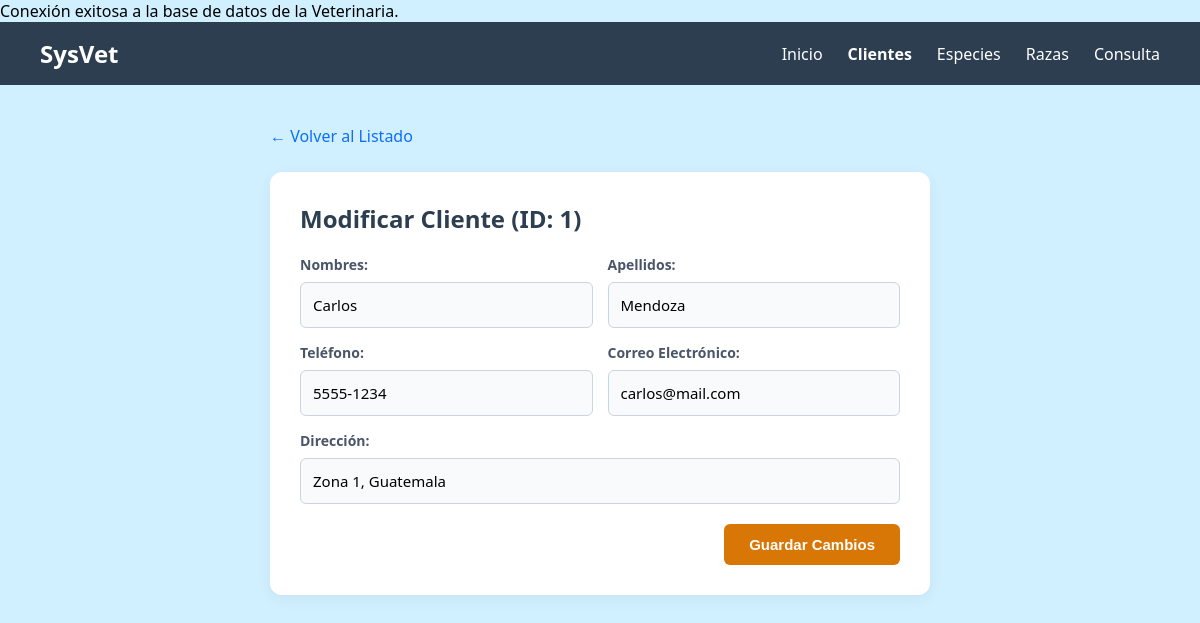
The page /editar_cliente.php?id=1 on the database its author committed.
### tables this page shows
CREATE TABLE CLIENTE (
    id_cliente INT NOT NULL,
    nombres VARCHAR(100) NOT NULL,
    apellidos VARCHAR(100) NOT NULL,
    telefono VARCHAR(20) NOT NULL,
    correo VARCHAR(100),
    direccion VARCHAR(200),
    CONSTRAINT PK_CLIENTE PRIMARY KEY (id_cliente)
);

### editar_cliente.php (the view, shortened to what this page needs)
<?php
require_once 'conexion.php';
$cliente = null;
if (isset($_GET['id'])) {
    $id = (int)$_GET['id'];
    try {
        $stmt = $pdo->prepare("SELECT id_cliente, nombres, apellidos, telefono, correo, direccion FROM CLIENTE WHERE id_cliente = :id");
        $stmt->execute([':id' => $id]);
        $cliente = $stmt->fetch();
    } catch (\PDOException $e) {
        die("Error: " . $e->getMessage());
    }
} else {
    header("Location: clientes.php");
    exit;
}
?>
<!DOCTYPE html>
<html lang="es">
<head>
</head>
<body>
    <nav class="navbar">
        <a href="index.php" class="navbar-brand">SysVet</a>
        <ul class="navbar-menu">
            <li><a href="index.php">Inicio</a></li>
            <li><a href="clientes.php" style="font-weight: bold;">Clientes</a></li>
            <li><a href="especies.php">Especies</a></li>
            <li><a href="razas.php">Razas</a></li>
            <li><a href="consulta.php">Consulta</a></li>
        </ul>
    </nav>
    <div class="container">
        <a href="clientes.php" class="btn-regresar">← Volver al Listado</a>
        <div class="card-custom">
            <h2 class="card-title">Modificar Cliente (ID: <?php echo $cliente['id_cliente']; ?>)</h2>
            <form action="editar_cliente.php" method="POST">
                <div class="form-grid">
                    <div class="form-group">
                        <label for="nombres">Nombres:</label>
                        <input type="text" name="nombres" id="nombres" class="form-control" value="<?php echo htmlspecialchars($cliente['nombres']); ?>" required autocomplete="off">
                    </div>
                    <div class="form-group">
                        <label for="apellidos">Apellidos:</label>
                        <input type="text" name="apellidos" id="apellidos" class="form-control" value="<?php echo htmlspecialchars($cliente['apellidos']); ?>" required autocomplete="off">
                    </div>
                    <div class="form-group">
                        <label for="telefono">Teléfono:</label>
                        <input type="text" name="telefono" id="telefono" class="form-control" value="<?php echo htmlspecialchars($cliente['telefono']); ?>" required autocomplete="off">
                    </div>
                    <div class="form-group">
                        <label for="correo">Correo Electrónico:</label>
                        <input type="email" name="correo" id="correo" class="form-control" value="<?php echo htmlspecialchars($cliente['correo']); ?>" autocomplete="off">
                    </div>
                    <div class="form-group form-group-full">
                        <label for="direccion">Dirección:</label>
                        <input type="text" name="direccion" id="direccion" class="form-control" value="<?php echo htmlspecialchars($cliente['direccion']); ?>" autocomplete="off">
                    </div>
                </div>
                <button type="submit" class="btn-guardar">Guardar Cambios</button>
            </form>
        </div>
    </div>
</body>
</html>

### editar_cliente.php (style rules this page uses)
* { box-sizing: border-box; margin: 0; padding: 0; }
body { background-color: #d1f0ff; font-family: 'Segoe UI', sans-serif; }
.navbar { background-color: #2c3e50; padding: 15px 40px; display: flex; justify-content: space-between; align-items: center; }
.navbar-brand { color: #ffffff; font-size: 24px; font-weight: bold; text-decoration: none; }
.navbar-menu { display: flex; list-style: none; gap: 25px; }
.navbar-menu a { color: #ffffff; text-decoration: none; font-size: 16px; }
.container { max-width: 700px; margin: 40px auto; padding: 0 20px; }
.btn-regresar { display: inline-block; margin-bottom: 25px; color: #0d6efd; text-decoration: none; font-weight: 500; }
.card-custom { background-color: #ffffff; border-radius: 12px; padding: 30px; box-shadow: 0 4px 15px rgba(0, 0, 0, 0.05); }
.card-title { font-size: 24px; font-weight: bold; color: #2c3e50; margin-bottom: 20px; }
.form-grid { display: grid; grid-template-columns: 1fr 1fr; gap: 15px; margin-bottom: 20px; }
.form-group-full { grid-column: span 2; }
label { display: block; font-weight: 600; color: #4a5568; margin-bottom: 8px; font-size: 14px; }
.form-control { width: 100%; padding: 12px; border: 1px solid #cbd5e1; border-radius: 6px; font-size: 15px; background-color: #f8fafc; font-family: inherit; }
.btn-guardar { background-color: #d97706; color: #ffffff; border: none; padding: 12px 25px; border-radius: 6px; font-size: 15px; font-weight: 600; cursor: pointer; display: block; margin-left: auto; }

### rows shown on the page
cliente: id_cliente "1", nombres "Carlos", apellidos "Mendoza", telefono "5555-1234", correo "carlos@mail.com", direccion "Zona 1, Guatemala"
